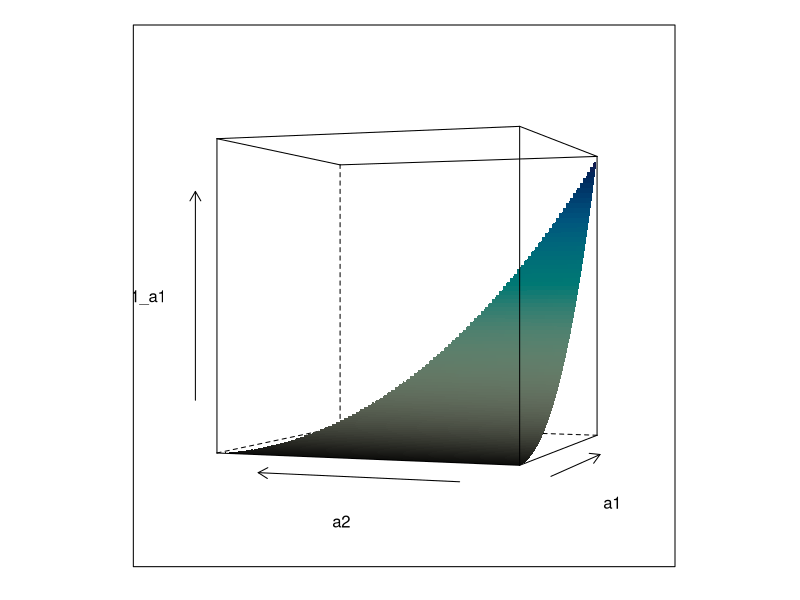
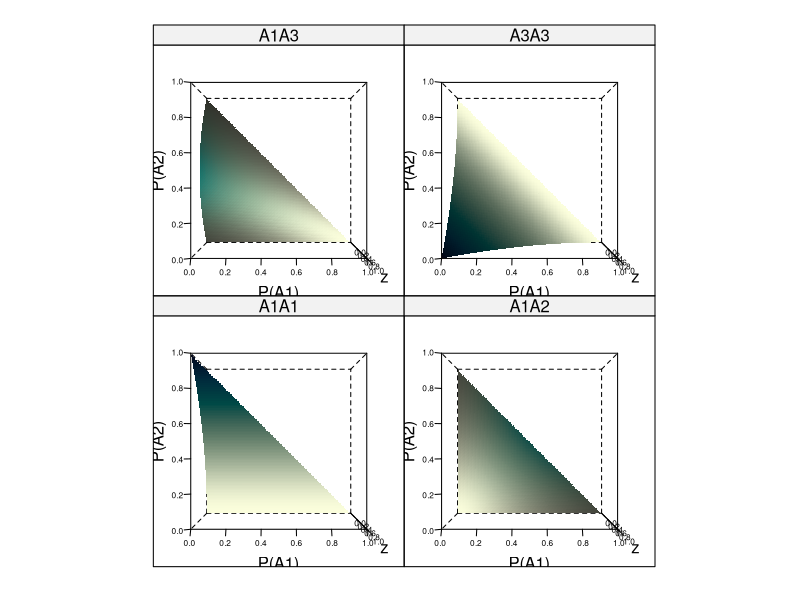

Write the R code that produced these figures, in order.
library(dplyr)
library(lattice)

stepVec = seq(0, 1, by = 0.01)
a1Vec = rep(stepVec, times = length(stepVec))
a2Vec = rep(stepVec, each = length(stepVec))


freqDf = as.data.frame(cbind(a1 = a1Vec, a2 = a2Vec))
freqDf = filter(freqDf, a1 + a2 <= 1)
freqDf$a3 = 1  - freqDf$a1 - freqDf$a2
freqDf$a1_a1 = freqDf$a1 ^ 2
freqDf$a2_a2 = freqDf$a2 ^ 2
freqDf$a3_a3 = freqDf$a3 ^ 2
freqDf$a1_a2 = freqDf$a1 * freqDf$a2 * 2
freqDf$a1_a3 = freqDf$a1 * freqDf$a3 * 2
freqDf$a2_a3 = freqDf$a2 * freqDf$a3 * 2

a1 = rep(freqDf$a1, 6)
a2 = rep(freqDf$a2, 6)
z = c(freqDf$a1_a1, freqDf$a2_a2, freqDf$a3_a3, freqDf$a1_a2, freqDf$a1_a3, freqDf$a2_a3)
plotDf = as.data.frame(cbind(a1, a2, z))
plotDf$genotype = factor(rep(c("A1A1", "A2A2", "A3A3", "A1A2", "A1A3", "A2A3"), each = nrow(freqDf)))
wireframe(a1_a1 ~ a1 * a2,
          data = freqDf,
          zlim = c(0, 1),
          xlim = c(0, 1),
          ylim = c(0, 1),
          aspect=c(1,1),
          screen = list(z = 70, y = 0, x = -90),
          shade = T
          )
plotDf = filter(plotDf, a1+a2 <=1)

wireframe(z ~ a2 * a1 | genotype,
          data = filter(plotDf, genotype %in% c("A1A1", "A1A2", "A1A3", "A3A3")),
          #group = genotype,
          shade = T,
          col = NA,
          #col.group = rainbow(6),
          zlim = c(0, 1),
          xlim = c(0, 1),
          ylim = c(0, 1),
          xlab = list("P(A1)", rot = 0),
          ylab = list("P(A2)", rot = 90),
          cex.lab = 0.6,
          scales = list(arrows = FALSE, col = "black",font = 8, cex = 0.5),
          screen = list(z = 0, y = 0, x = 0)
          )

sorted = freqDf[order(freqDf$a1), ]

